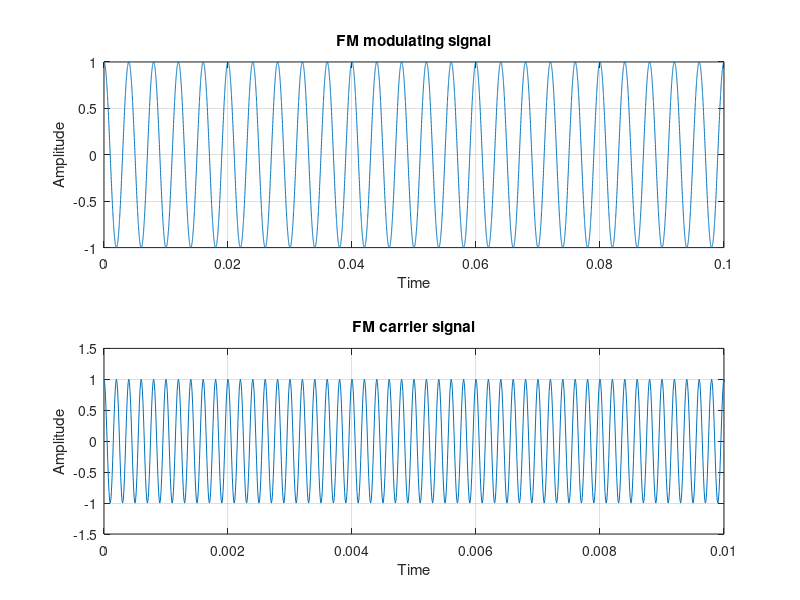
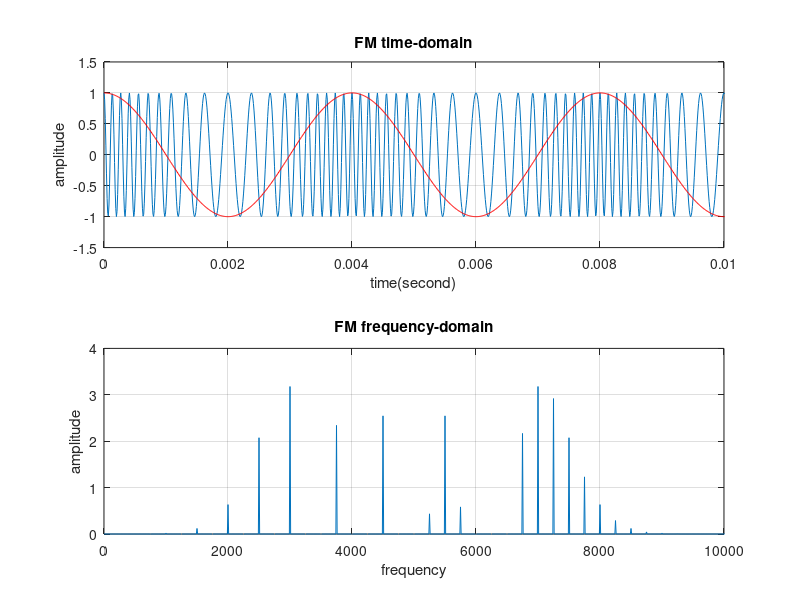
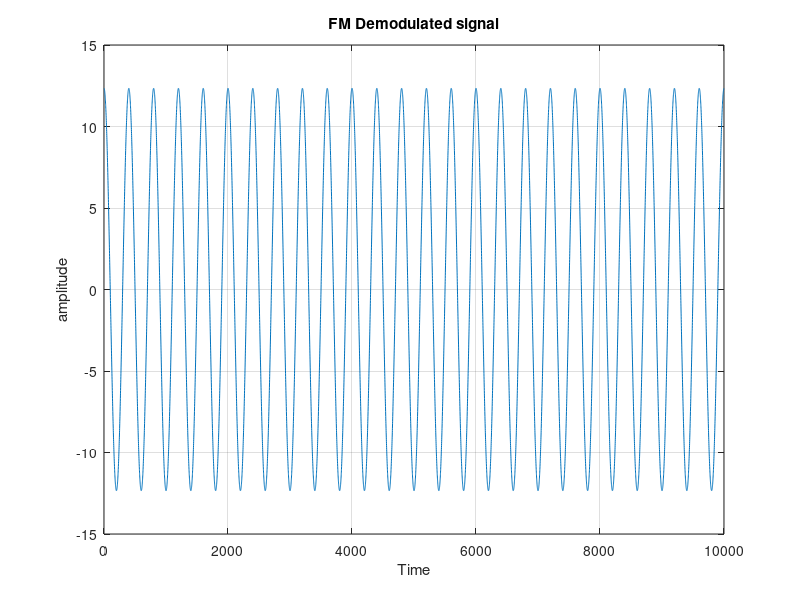

The MATLAB script that drew these images, in order:
vc=1; % Carrier amplitude
vm=1; % Message Amplitude
fm=250; % Message frequency
fc=5000; % Carrier frequency
m=10; % beta
kf=100;
t=0:0.00001:0.09999;
f=0:10:99990;
carrier=vc*cos(2*pi*fc*t); % generation of Carrier Signal
message=vm*cos(2*pi*fm*t); % generation of Message Signal
FM=vc*cos((2*pi*fc*t)+10*sin(2*pi*fm*t)); % FM wave
dem=(1/2*pi*10)*diff(10*sin(2*pi*fm*t))/0.2;%% Demod. using PLL
vf=(fft(FM,10^4))/500;
figure(1);
subplot(211);plot(t,message);
xlabel('Time');ylabel('Amplitude');
title('FM modulating signal');grid
subplot(212);plot(t,carrier);
xlabel('Time');ylabel('Amplitude')
axis([0 0.01 -1.5 1.5]);
title('FM carrier signal');grid
figure(2);
subplot(211);plot(t,FM);hold on;
plot(t,message,'r');
axis([0 0.01 -1.5 1.5]);
xlabel('time(second)'),ylabel('amplitude');
title('FM time-domain');grid
grid on;
subplot(212)
plot(f,vf);
axis([ 0 10^4 0 4]);
xlabel('frequency'), ylabel('amplitude');
title('FM frequency-domain');
grid on;
figure(3)
plot(dem)
xlabel('Time'),ylabel('amplitude');
title('FM Demodulated signal');grid
grid on;